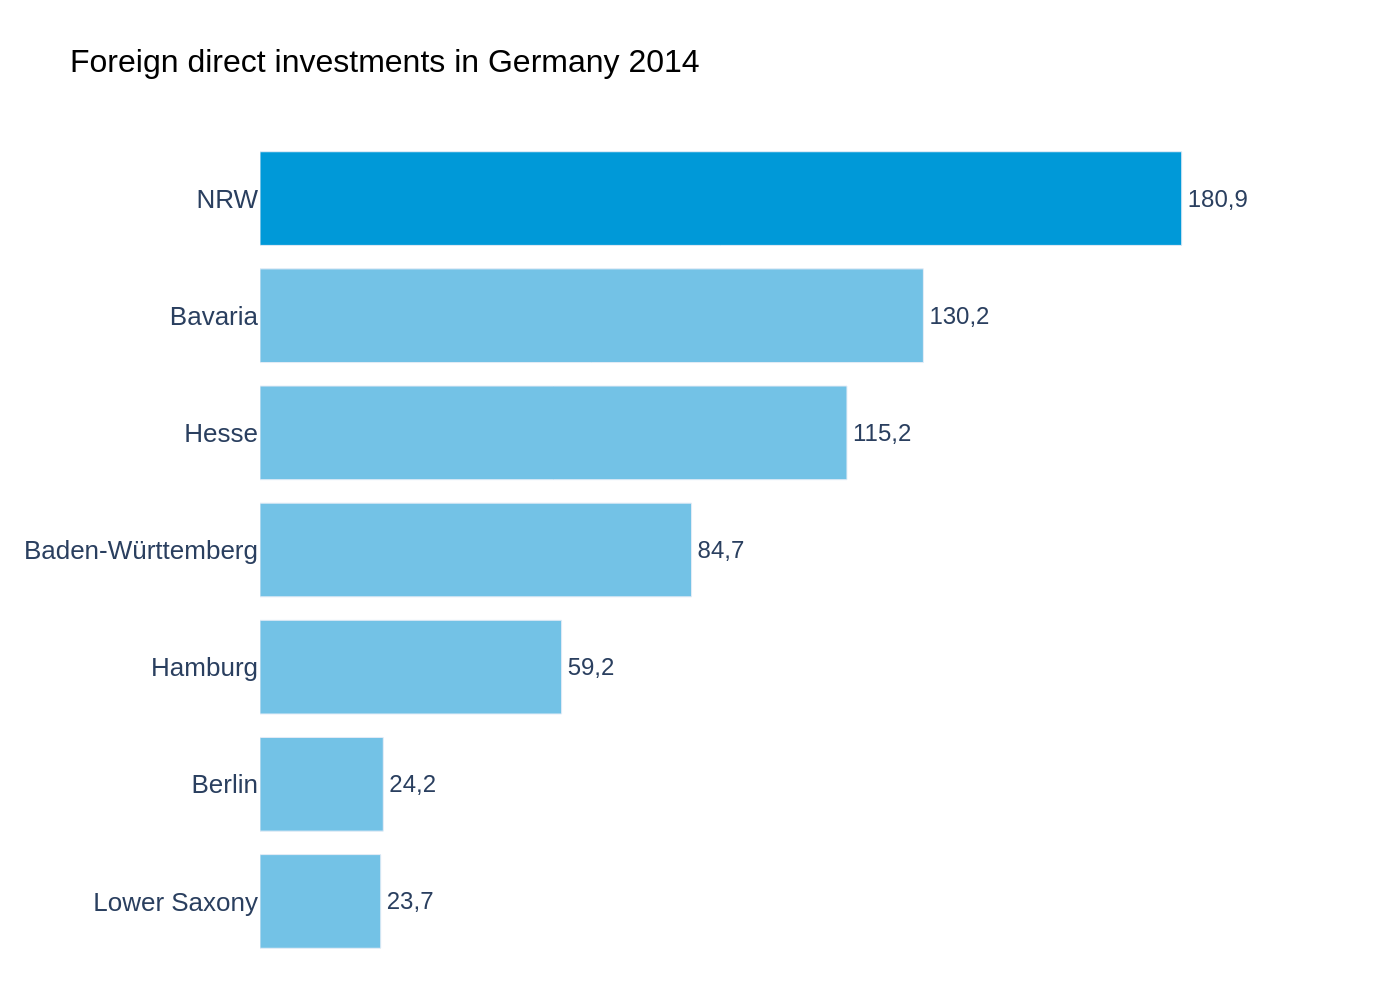

Reproduce this figure in Python.
import sys
import json
import os
import plotly.graph_objects as go

# --- 1. Load Data from JSON ---
# The script requires the JSON file path as a command-line argument.
if len(sys.argv) != 2:
    print("Usage: python create_chart.py <json_file_path>")
    sys.exit(1)

json_path = sys.argv[1]

# Ensure the file exists before proceeding
if not os.path.exists(json_path):
    print(f"Error: JSON file not found at '{json_path}'")
    sys.exit(1)

# Load the chart data and configuration from the specified JSON file
with open(json_path, 'r', encoding='utf-8') as f:
    chart_info = json.load(f)

# --- 2. Prepare Data for Plotting ---
# Extract data, text, and color information from the loaded JSON
chart_data = chart_info['chart_data']
texts = chart_info['texts']
colors = chart_info['colors']

# Extract categories and values from the chart data
categories = [item['category'] for item in chart_data]
values = [item['value'] for item in chart_data]

# The visual order is top-to-bottom, but Plotly plots bottom-to-top.
# Reverse all lists to match the visual representation of the original chart.
categories.reverse()
values.reverse()
colors.reverse()

# Format text labels to match the original chart (e.g., "180,9")
text_labels = [f'{v:.1f}'.replace('.', ',') for v in values]

# --- 3. Create the Chart Figure ---
fig = go.Figure()

# Add the horizontal bar trace
fig.add_trace(go.Bar(
    y=categories,
    x=values,
    marker_color=colors,
    text=text_labels,
    textposition='outside',
    textfont=dict(
        family="Arial",
        size=12
    ),
    orientation='h',
    hoverinfo='none',
    cliponaxis=False # Ensures text labels are not clipped by the plot area
))

# --- 4. Configure Layout and Styling ---
# Combine title and subtitle using HTML for flexible styling
title_text = texts.get('title') or ''

fig.update_layout(
    # Chart Title
    title=dict(
        text=title_text,
        x=0.05,
        y=0.95,
        xanchor='left',
        yanchor='top',
        font=dict(
            family="Arial",
            size=16,
            color='black'
        )
    ),
    # General Font
    font=dict(
        family="Arial",
        size=12
    ),
    # Axes configuration
    xaxis=dict(
        visible=False,
        range=[0, max(values) * 1.15] # Extend range to fit outside text
    ),
    yaxis=dict(
        showline=False,
        showgrid=False,
        ticks='',
        tickfont=dict(size=13)
    ),
    # Background and Margins
    plot_bgcolor='white',
    paper_bgcolor='white',
    showlegend=False,
    margin=dict(l=130, r=40, t=70, b=20)
)


# --- 5. Output the Chart ---
# Derive the output filename from the input JSON filename
base_filename = os.path.splitext(os.path.basename(json_path))[0]
output_image_path = f"{base_filename}.png"

# Save the figure as a high-resolution PNG image
fig.write_image(output_image_path, scale=2)

print(f"Chart saved as {output_image_path}")
